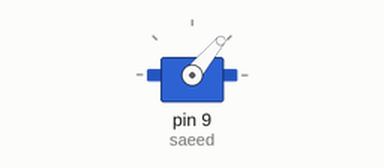
Recording of a sketch running on a simulated Arduino Uno, built with avr-gcc and run on an emulated ATmega328P. Shown: servo.

Above: at 0.05 s.
Timing chart, 0 to 4.6 s (numbered marks = the images above):
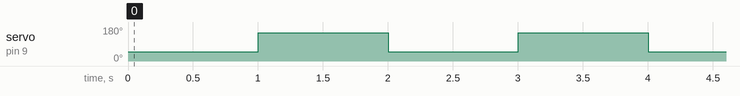

The sketch:

RoboArm_Servo1.ino
```cpp
#include <Servo.h>

Servo saeed;

void setup() {
  // put your setup code here, to run once:
saeed.attach(9);

}

void loop() {
  // put your main code here, to run repeatedly:

saeed.write (50);
delay(1000);
saeed.write (150);
delay (1000);

}
```

Measured:
- by itself, servo on pin 9 (saeed): alternates 150° for 1.0 s and 50° for 1.0 s
